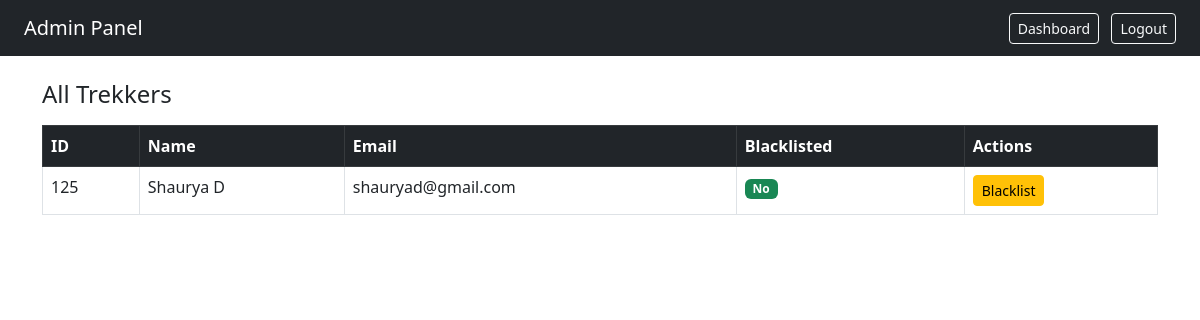
/admin/users (signed in), run on the app's committed database.
### models.py (models this page shows)
class User(UserMixin,db.Model):
    id = db.Column(db.Integer, primary_key=True)
    name = db.Column(db.String(50), nullable=False)
    email = db.Column(db.String(50), unique=True, nullable=False)
    password = db.Column(db.String(200), nullable=False)
    role= db.Column(db.String(50), nullable=False, default='user')
    approval = db.Column(db.Boolean, default=True)
    blacklist = db.Column(db.Boolean, default=False)
    bookings = db.relationship('Booking', backref='trekker', lazy=True)
    assigned_treks = db.relationship('Trek', backref='assigned_staff', lazy=True)
    staff_profile = db.relationship('TrekStaff', backref='user', uselist=False)

### routes.py (the view)
@app.route('/admin/users')
@login_required
def admin_users():
    if current_user.role != 'admin':
        return redirect(url_for('login'))
    users = User.query.filter_by(role='trekker').all()
    return render_template('admin_users.html', users=users)

### routes.py (called while the page is built)
@login_manager.user_loader
def load_user(user_id):
    return User.query.get(int(user_id))

### templates/admin_users.html (shortened to what this page needs)
<!DOCTYPE html>
<html>
<head>
    <link rel="stylesheet" href="https://cdn.jsdelivr.net/npm/bootstrap@5.3.0/dist/css/bootstrap.min.css">
</head>
<body>
<nav class="navbar navbar-dark bg-dark px-4">
    <span class="navbar-brand">Admin Panel</span>
    <div>
        <a href="/admin/dashboard" class="btn btn-outline-light btn-sm me-2">Dashboard</a>
        <a href="/logout" class="btn btn-outline-light btn-sm">Logout</a>
    </div>
</nav>
<div class="container mt-4">
    <h4>All Trekkers</h4>
    <table class="table table-bordered mt-3">
        <thead class="table-dark">
            <tr>
                <th>ID</th>
                <th>Name</th>
                <th>Email</th>
                <th>Blacklisted</th>
                <th>Actions</th>
            </tr>
        </thead>
        <tbody>
            {% for user in users %}
            <tr>
                <td>{{ user.id }}</td>
                <td>{{ user.name }}</td>
                <td>{{ user.email }}</td>
                <td>
                    {% if user.blacklist %}
                        <span class="badge bg-danger">Yes</span>
                    {% else %}
                        <span class="badge bg-success">No</span>
                    {% endif %}
                </td>
                <td>
                    {% if user.blacklist %}
                        <a href="/admin/user/unblacklist/{{ user.id }}" class="btn btn-sm btn-success">Unblacklist</a>
                    {% else %}
                        <a href="/admin/user/blacklist/{{ user.id }}" class="btn btn-sm btn-warning" onclick="return confirm('Blacklist this user?')">Blacklist</a>
                    {% endif %}
                </td>
            </tr>
            {% endfor %}
        </tbody>
    </table>
</div>
</body>
</html>

### data on the page
User: id "125", name "Shaurya D", email "shauryad@gmail.com", blacklist "No"
